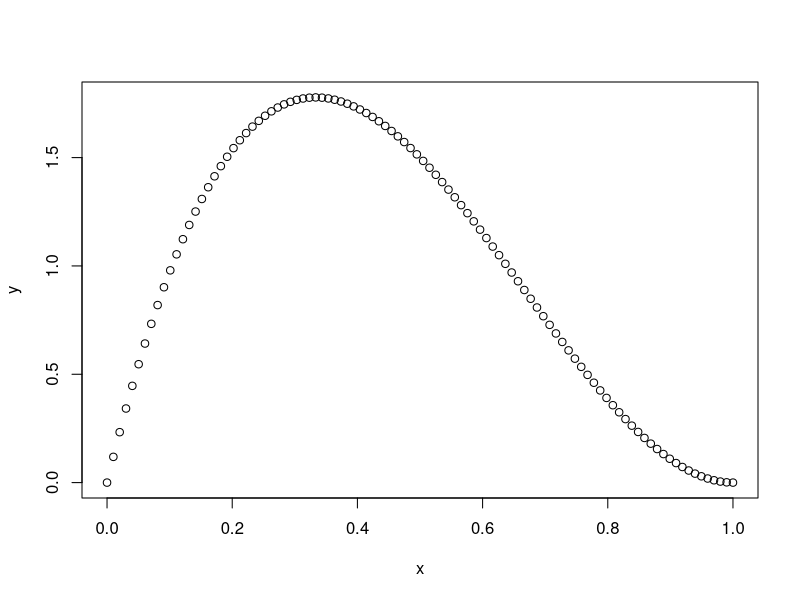
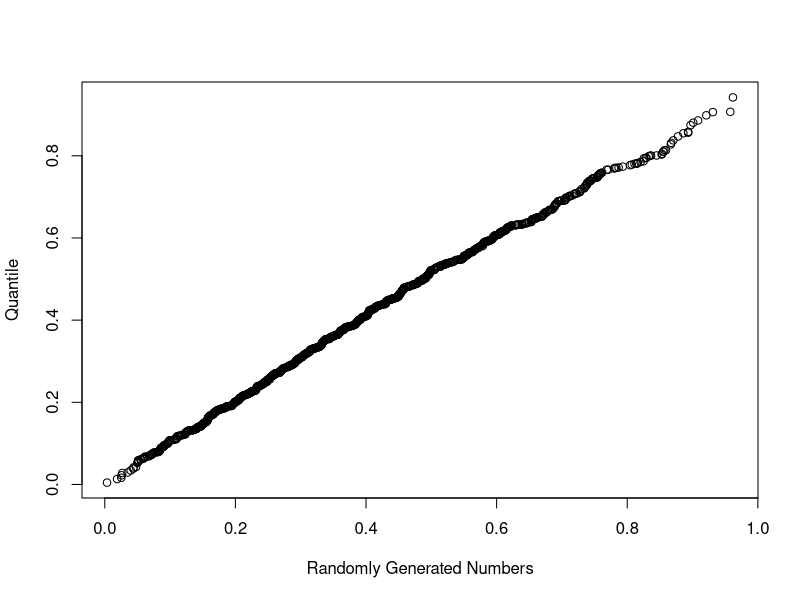
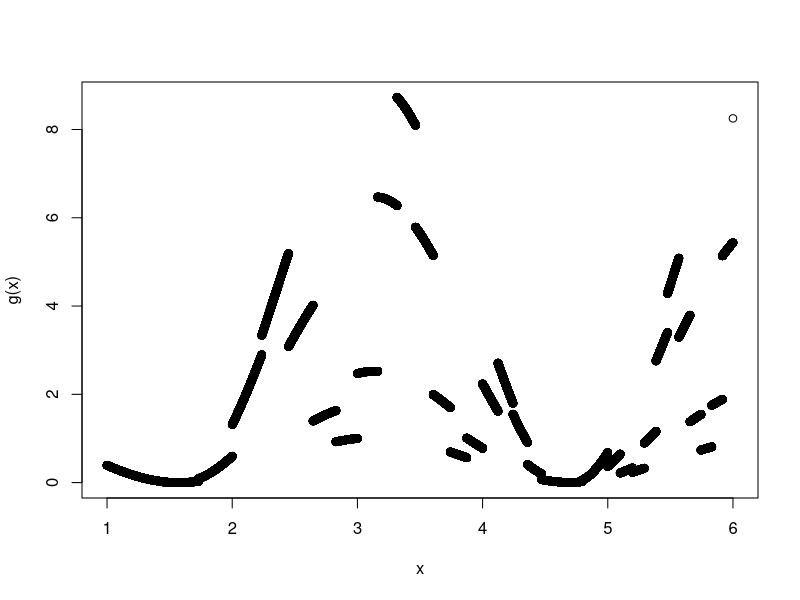
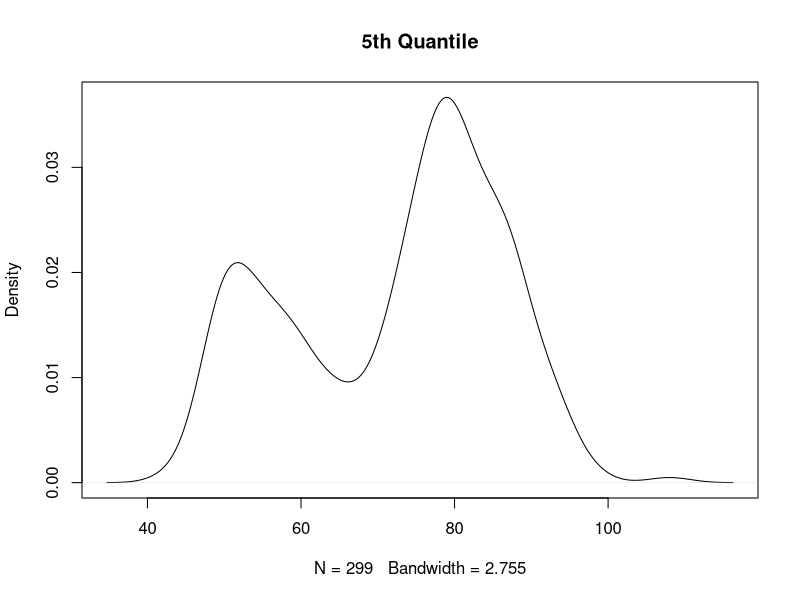
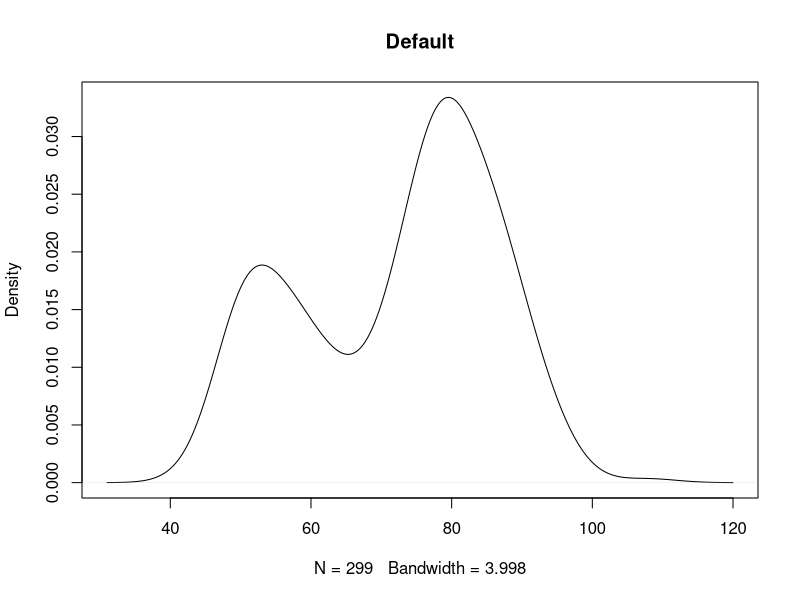
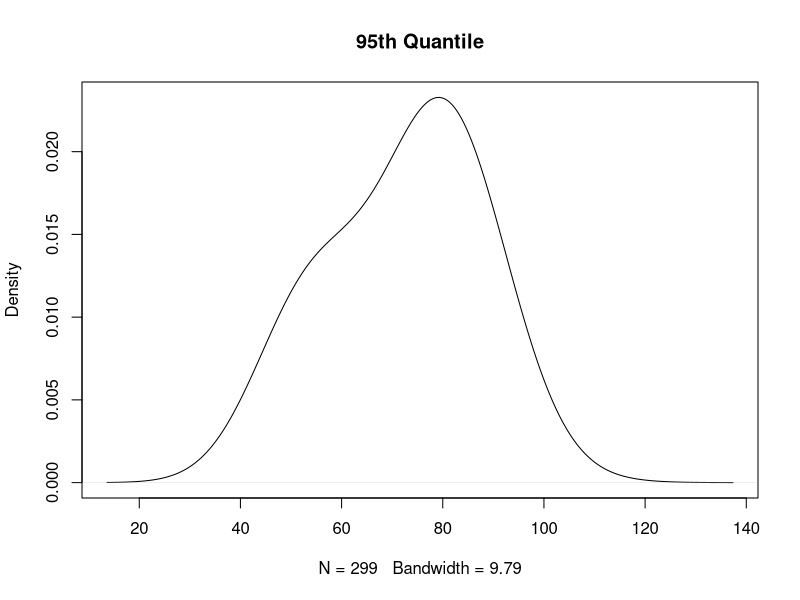

Write R code to recreate these figures, in order.
## ---- chunk 1
personal_number <- 180
## ---- chunk 2
x <- seq(0, 1, length.out = 100)
y <- 12 * x * (1 - x)^2
plot(x,y)
max(y)
## ---- chunk 3
iterations <- 1000
random <- array(NA, dim=c(1,iterations))
set.seed(personal_number)
while (iterations > 0) {
  U = runif(1, 0, 1)
  V = runif(1, 0, 1.78)
  if (12 * U * (1 - U)^2 >= V) {
    random[1, iterations] <- U
    iterations <- iterations - 1
  }
}
## ---- chunk 4
set.seed(personal_number)
r <- qbeta(runif(1000), 2, 3)
qqplot(random, r, xlab="Randomly Generated Numbers", ylab ="Quantile")
## ---- chunk 5
g <- function(x) {
  return((cos(x) * (2 - sin(floor(x^2))))^2)
}
x <- seq(1, 6, length.out=200000)
plot(x, g(x))
mean(g(x))
## ---- chunk 6
(mean((g(x) - mean(g(x)))^2)*200000)/(199999)
## ---- chunk 7
set.seed(personal_number)
x <- seq(1, 6, length.out=3476570)
mean(g(x))
## ---- chunk 8
set.seed(personal_number)
library(MASS)
d <- density(geyser$waiting)
attributes(d)
d$bw
## ---- chunk 9
set.seed(personal_number)
density(sample(geyser$waiting, 10, replace=TRUE))$bw
set.seed(personal_number)
density(sample(geyser$waiting, 100, replace=TRUE))$bw
set.seed(personal_number)
density(sample(geyser$waiting, 1000, replace=TRUE))$bw
## ---- chunk 10
set.seed(personal_number)
bw_samples <- numeric(2000)
for (i in 1:2000) {
  bw_samples[i] <- density(sample(geyser$waiting, 10, replace=TRUE))$bw
}
plot(density(geyser$waiting, bw = quantile(bw_samples, 0.05)), main = "5th Quantile")
plot(density(geyser$waiting), main = "Default")
plot(density(geyser$waiting, bw = quantile(bw_samples, 0.95)), main = "95th Quantile")
